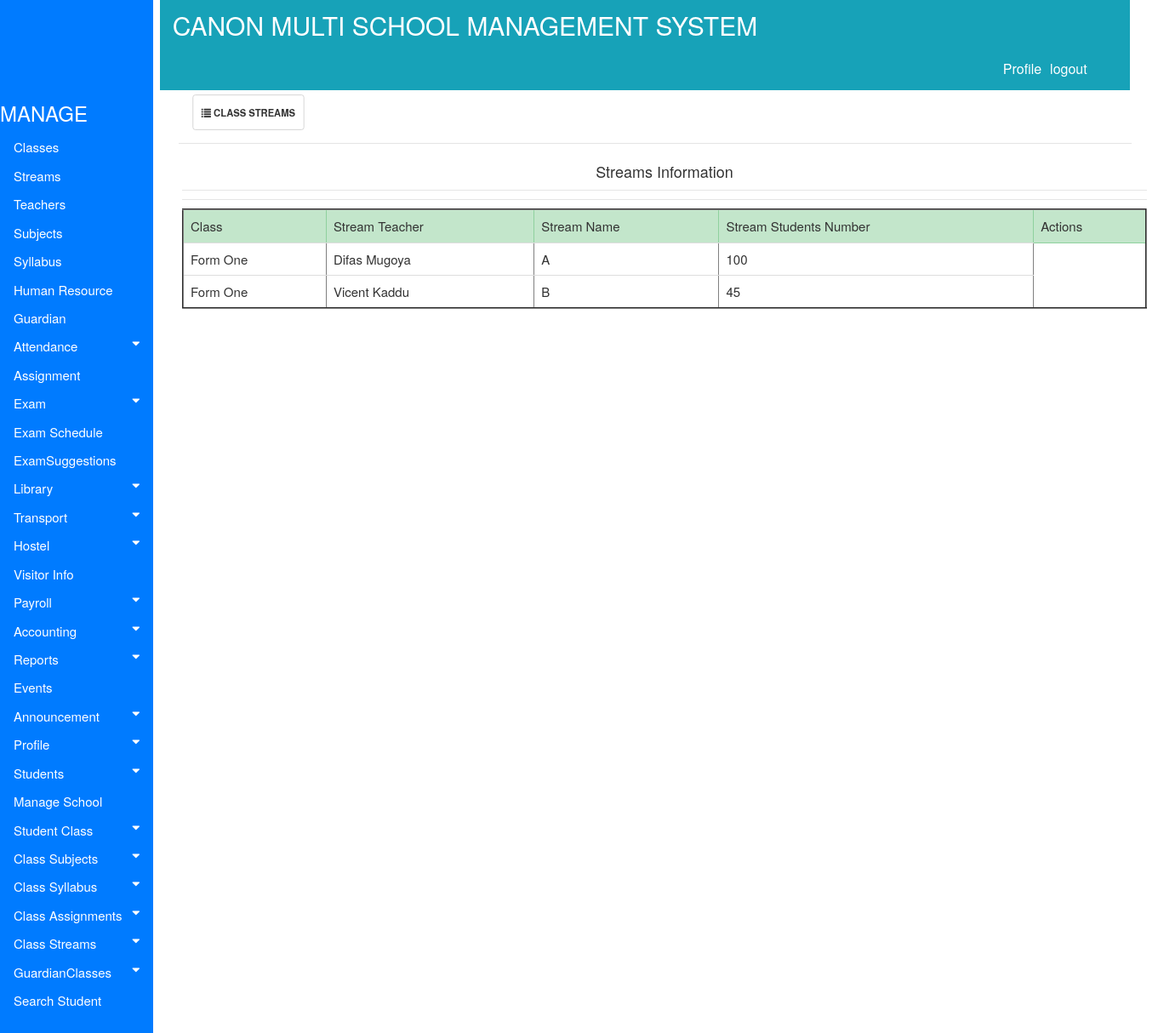
Page /accounts/streamsofclass1 on the committed database.
### accounts/models.py (models this page shows, shortened)
class Sectioninformation(models.Model):
    options = (('A','A'),('B','B'))
    NameOfClass = models.ForeignKey(Classinformation, on_delete=models.PROTECT, blank=True, null=True)
    StreamTeacher = models.ForeignKey(TeachersInformation, on_delete=models.PROTECT, blank=True, null=True)
    SectionName = models.CharField(max_length=130, choices=options, blank=False)
    NumberOfStudents = models.CharField(max_length=30, blank=True)

class Classinformation(models.Model):
    School = models.ForeignKey(School, on_delete=models.PROTECT, blank=True, null=True)
    nameclass= (('Form_One','Form_One'), ('Form_Two', 'Form_Two'),('Form_Three','Form_Three'), ('Form_Four', 'Form_Four'),
    ('Form_Five_Arts','Form_Five_Arts'), ('Form_Five_Sciences', 'Form_Five_Sciences'),
    ('Form_Five_Six','Form_Six_Arts'), ('Form_Six_Sciences', 'Form_Six_Sciences'))
    ClassName = models.CharField(max_length=130, choices=nameclass, blank=False)
    ClassTeacher = models.ForeignKey(TeachersInformation, on_delete=models.PROTECT, blank=True, null=True)
    TotalStudents = models.CharField(max_length=30, blank=True)
    NumberOfSections = models.CharField(max_length=30, blank=True)
    def __str__(self):
        return self.ClassName

class TeachersInformation(models.Model):
    choices = (('female','female'), ('male', 'male'))
    type = (('Monthly','Monthly'), ('hourly', 'hourly'))
    blood= (('A+','A+'), ('A-', 'A-'),('B+','B+'), ('B-', 'B-'),('AB+','AB+'), ('AB-', 'AB-'),
    ('O+','O+'), ('O-', 'O-'))
    responsibility = (('Mathematics','Mathematics'), ('English', 'English'),('History','History'), ('Biology', 'Biology')
    ,('Chemistry','Chemistry'), ('Physics', 'Physics'),('Geography','Geography'), ('Economics', 'Economics'))
    Name = models.CharField(max_length=130)
    NationaId = models.CharField(max_length=130)
    Responsibility = models.CharField(max_length=100, choices=responsibility, blank=False)
    Gender=models.CharField(max_length=10, choices=choices, blank=False, null=True)
    BloodGroup=models.CharField(max_length=10, choices=blood, blank=False, null=True)
    Religion =models.CharField(max_length=130)
    DateOfBirth=models.CharField(max_length=130, default="15-10-1990")
    PermanentAddress=models.CharField(max_length=130)
    PresentAddress=models.CharField(max_length=130 )
    Email=models.CharField(max_length=130)
    Password=models.CharField(max_length=130)
    Username=models.CharField(max_length=130)
    Salary = models.ForeignKey(SalaryGrade, on_delete=models.PROTECT, blank=True, null=True)
    SalaryType =models.CharField(max_length=10, choices=type, blank=False)
    JoiningDate=models.CharField(max_length=130,  default="15-10-1990")
    Resume=models.FileField(upload_to="gallery")
    TeacherPhoto=models.ImageField(upload_to="gallery")
    OtherInfo=models.TextField(max_length=100,  default="Enter Other Notes")
    def __str__(self):
        return self.Name

### accounts/views.py (the view)
def streamsofclass1(request):
    all_classes=Classinformation.objects.all()
    all_info = Sectioninformation.objects.filter(NameOfClass=all_classes[0])
    context={'all_info':all_info,'all_classes':all_classes}
    return render(request, 'accounts/Section/view_class_stream.html', context)

### accounts/templates/accounts/Section/view_class_stream.html (shortened to what this page needs)
{% extends 'base.html' %}
{% block body %}
<div class="container" style="margin-left: 200px;font-size: 20px; padding: 0px 10px;">
  <nav class="nav navbar-expand">
    <ul class="navbar-nav mr-auto">
      <li class="nav-item">
      <a class="btn btn-default a-btn-slide-text" href="#"><span class="glyphicon glyphicon-list" aria-hidden="true"></span>
        <span><strong>CLASS STREAMS</strong></span></a></li>
    </ul>
  </nav>
  <hr style=" margin-top: 1rem;margin-bottom: 1rem;border: 0;border-top: 1px solid rgba(0, 0, 0, 0.1);"/>
  <div class="container" style="margin-left:1px; font-size:15px; padding:3px">
<table class="table table-hover" border="2">
   <thead class="table-success">
     <tr>
         <td>Class</td>
         <td>Stream Teacher</td>
         <td>Stream Name</td>
         <td>Stream Students Number</td>
         <td>Actions</td>
     </tr>
   </thead>
   <tbody>
     {% if all_info %}
     <h4 style="text-align:center"><b>{{all_info.NameOfClass}}</b> Streams Information</h4>
     {% for item in all_info %}
     <hr style=" margin-top: 1rem;margin-bottom: 1rem;border: 0;border-top: 1px solid rgba(0, 0, 0, 0.1);"/>
     <tr>
       <link href="https://maxcdn.bootstrapcdn.com/bootstrap/3.3.0/css/bootstrap.min.css" rel="stylesheet" id="bootstrap-css">
       <td>{{ item.NameOfClass}}</td>
       <td>{{ item.StreamTeacher}}</td>
       <td>{{ item.SectionName}}</td>
       <td>{{ item.NumberOfStudents}}</td>
        {% endfor %}
     </tr>
     {% endif %}
   </tbody>
</table>
</div>
</div>
{% endblock %}

### accounts/static/css/style.css (style rules this page uses)
.container { margin-left: 200px;font-size: 10px; padding: 0px 10px; }
body { font-family: "Lato", sans-serif; }
a.btn { -webkit-transform: scale(0.8); -moz-transform: scale(0.8); -o-transform: scale(0.8); -webkit-transition-duration: 0.5s; -moz-transition-duration: 0.5s; -o-transition-duration: 0.5s; }

### rows in the picture
Sectioninformation: NameOfClass "Form One", StreamTeacher "Difas Mugoya", SectionName "A", NumberOfStudents "100"
Sectioninformation: NameOfClass "Form One", StreamTeacher "Vicent Kaddu", SectionName "B", NumberOfStudents "45"
